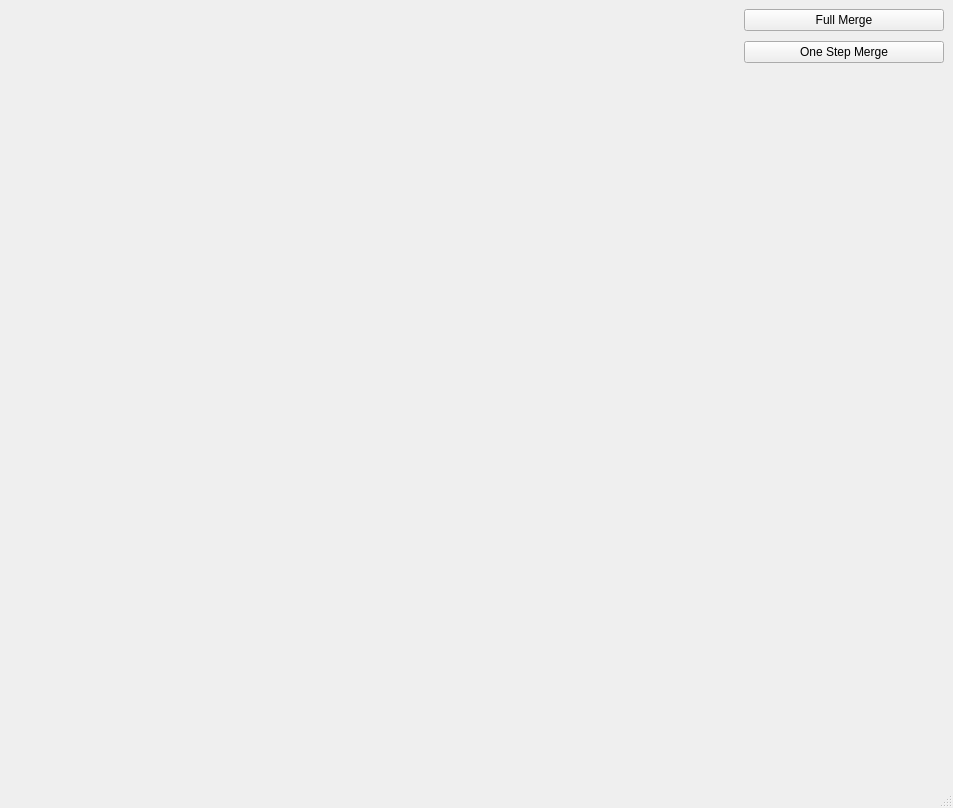
<?xml version="1.0" encoding="UTF-8"?>
<ui version="4.0">
 <class>GraphGUI</class>
 <widget class="QMainWindow" name="GraphGUI">
  <property name="geometry">
   <rect>
    <x>0</x>
    <y>0</y>
    <width>953</width>
    <height>808</height>
   </rect>
  </property>
  <property name="windowTitle">
   <string>MainWindow</string>
  </property>
  <widget class="QWidget" name="centralwidget">
   <layout class="QHBoxLayout" name="horizontalLayout_2">
    <item>
     <widget class="GraphViewer" name="graph_viewer" native="true">
      <property name="sizePolicy">
       <sizepolicy hsizetype="Expanding" vsizetype="Expanding">
        <horstretch>0</horstretch>
        <verstretch>0</verstretch>
       </sizepolicy>
      </property>
     </widget>
    </item>
    <item>
     <spacer name="horizontalSpacer">
      <property name="orientation">
       <enum>Qt::Horizontal</enum>
      </property>
      <property name="sizeType">
       <enum>QSizePolicy::Fixed</enum>
      </property>
      <property name="sizeHint" stdset="0">
       <size>
        <width>5</width>
        <height>20</height>
       </size>
      </property>
     </spacer>
    </item>
    <item>
     <layout class="QHBoxLayout" name="horizontalLayout">
      <item>
       <layout class="QVBoxLayout" name="verticalLayout" stretch="0,0,0">
        <property name="spacing">
         <number>10</number>
        </property>
        <property name="sizeConstraint">
         <enum>QLayout::SetFixedSize</enum>
        </property>
        <item>
         <widget class="QPushButton" name="pushButton">
          <property name="enabled">
           <bool>true</bool>
          </property>
          <property name="sizePolicy">
           <sizepolicy hsizetype="Fixed" vsizetype="Fixed">
            <horstretch>0</horstretch>
            <verstretch>0</verstretch>
           </sizepolicy>
          </property>
          <property name="minimumSize">
           <size>
            <width>200</width>
            <height>0</height>
           </size>
          </property>
          <property name="text">
           <string>Full Merge</string>
          </property>
         </widget>
        </item>
        <item>
         <widget class="QPushButton" name="pushButton_2">
          <property name="sizePolicy">
           <sizepolicy hsizetype="Minimum" vsizetype="Fixed">
            <horstretch>0</horstretch>
            <verstretch>0</verstretch>
           </sizepolicy>
          </property>
          <property name="text">
           <string>One Step Merge</string>
          </property>
         </widget>
        </item>
        <item>
         <spacer name="verticalSpacer">
          <property name="orientation">
           <enum>Qt::Vertical</enum>
          </property>
          <property name="sizeHint" stdset="0">
           <size>
            <width>20</width>
            <height>40</height>
           </size>
          </property>
         </spacer>
        </item>
       </layout>
      </item>
     </layout>
    </item>
   </layout>
  </widget>
  <widget class="QStatusBar" name="statusBar"/>
 </widget>
 <customwidgets>
  <customwidget>
   <class>GraphViewer</class>
   <extends>QWidget</extends>
   <header>viewer.h</header>
   <container>1</container>
  </customwidget>
 </customwidgets>
 <resources/>
 <connections/>
</ui>
